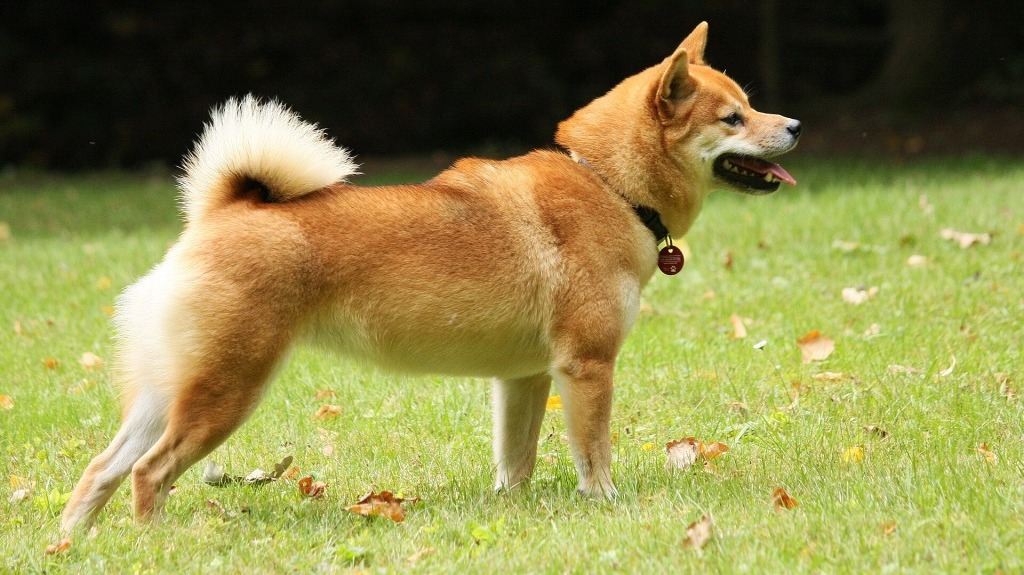
#> input picture images/dog_1.jpg, 1024 x 575 px, found by its file name
$ python ex2a.py
#> lines starting #> are read from the running program, lines starting #| are printed output that depends on the picture; after the words box and inside, x2 and y2 are one past the last pixel; in counts of white or black regions, pixels touching at a corner belong together
#!/usr/bin/env python3

# imports
import cv2
import numpy as np


# Main function
def main():
    print("SAVI exercise")

    # load image
    image = cv2.imread("C:/Users/carolina marques/Desktop/SAVI/MySavi/images/dog_1.jpg")
#> image is the input picture: shape (575, 1024, 3); mean B, G, R 75.6, 136.7, 141.4

    height, width, channels = image.shape
#> height = 575; width = 1024; channels = 3
    image = cv2.resize(image, (round(width/2), round(height/2)))
#> image: shape (288, 512, 3)

    cv2.imshow("Original", image)


    # --------------------------------
    # Segment green color to isolate the grass
    # --------------------------------

    # split BGR channels
    b, g, r = cv2.split(image)
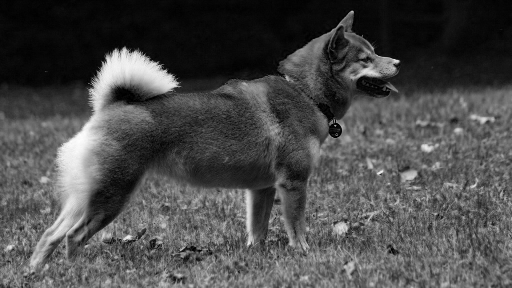
#> b: shape (288, 512); min 0, max 254, mean 75.4
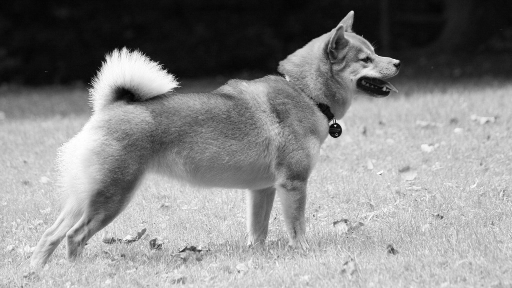
#> g: shape (288, 512); min 4, max 255, mean 136.6
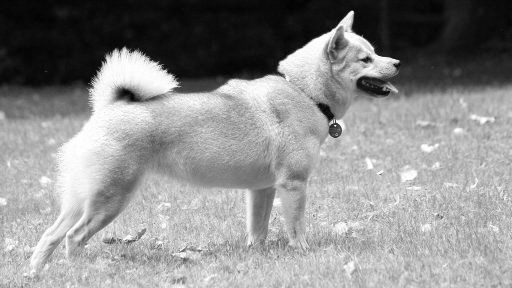
#> r: shape (288, 512); min 0, max 255, mean 141.3

    #cv2.imshow("Blue channel", b)
    #cv2.imshow("Green channel", g)
    #cv2.imshow("Red channel", r)

    #get mask by iposign limits on the channels
    mask_b = np.logical_and (b>0, b<100)
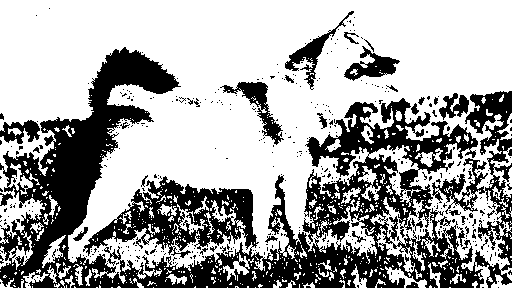
#> mask_b: shape (288, 512) bool; 65.2% white; 436 black regions (401 under 20 px), largest, box (x1, y1, x2, y2) and area: (0, 47, 512, 288) 45352, (220, 82, 284, 145) 998, (285, 11, 354, 90) 877

    print('mask_b dtype' + str(mask_b.dtype))
#| mask_b dtypebool
    image_to_show = mask_b.astype(np.uint8)*255
    #cv2.imshow('mask_b', image_to_show)

    #get mask by iposign limits on the channels
    mask_g = np.logical_and (g>130, g<255)
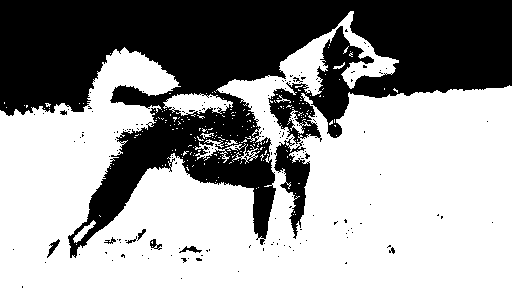
#> mask_g: shape (288, 512) bool; 59.9% white; 164 black regions (154 under 20 px), largest, box (x1, y1, x2, y2) and area: (0, 0, 512, 258) 56845, (274, 137, 310, 239) 1485, (47, 239, 60, 258) 82

    print('mask_g dtype' + str(mask_g.dtype))
#| mask_g dtypebool
    image_to_show = mask_g.astype(np.uint8)*255
    #cv2.imshow('mask_g', image_to_show)

    #get mask by iposign limits on the channels
    mask_r = np.logical_and (r>0, r<100)
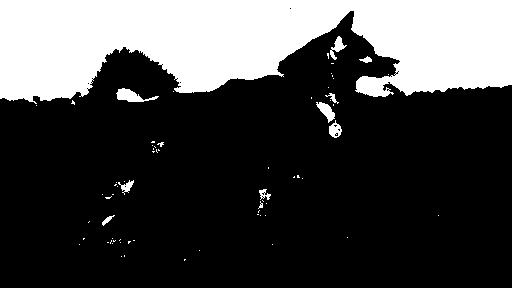
#> mask_r: shape (288, 512) bool; 27% white; 68 white regions (58 under 20 px), largest, box (x1, y1, x2, y2) and area: (0, 0, 512, 104) 38598, (116, 88, 159, 102) 286, (316, 102, 335, 123) 190

    print('mask_r dtype' + str(mask_r.dtype))
#| mask_r dtypebool
    image_to_show = mask_r.astype(np.uint8)*255
    #cv2.imshow('mask_r', image_to_show)

    mask= np.logical_and(mask_r, mask_b)
#> mask: shape (288, 512) bool; 27% white; 68 white regions (58 under 20 px), largest, box (x1, y1, x2, y2) and area: (0, 0, 512, 104) 38573, (116, 88, 159, 102) 258, (316, 102, 335, 123) 180
    mask= np.logical_and(mask, mask_g)
#> mask: shape (288, 512) bool; every value is 0
    cv2.imshow('mask', image_to_show)


    cv2.waitKey(0)


if __name__ == "__main__":
    main()

$ run again, with images/person_2.jpg copied over images/dog_1.jpg
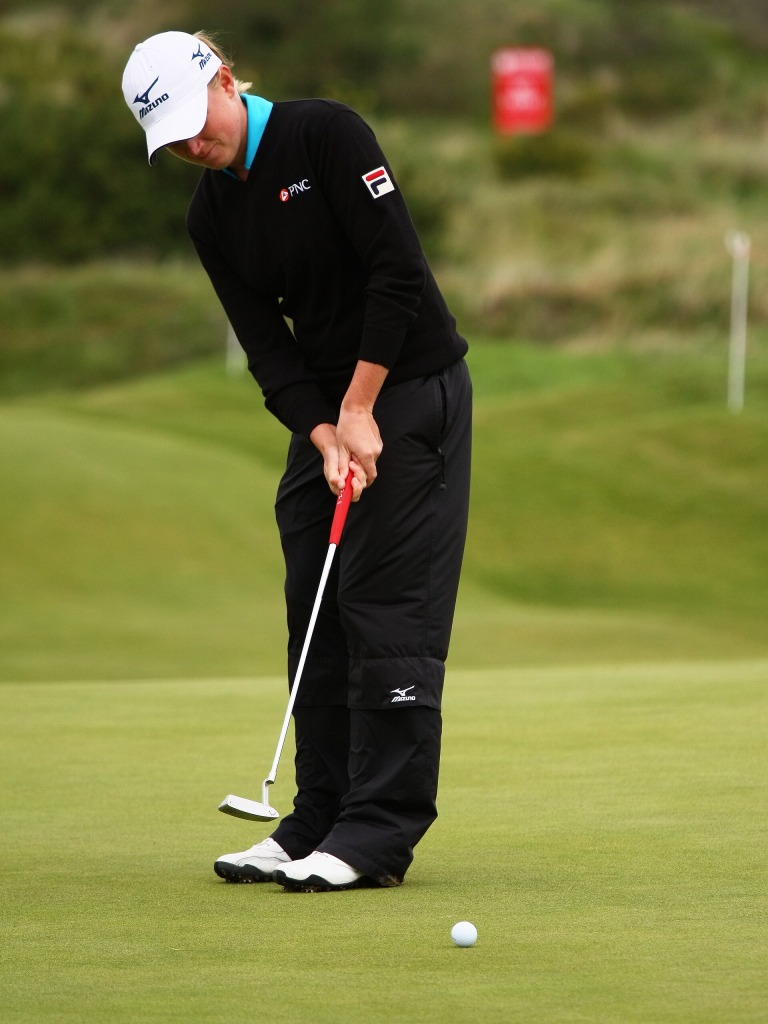
#> input picture images/person_2.jpg, 768 x 1024 px, found by its file name
#> in main, image is the input picture: shape (1024, 768, 3); mean B, G, R 60.6, 118.8, 117.8
#> image: shape (512, 384, 3)
#> in main, `mask_b = np.logical_and (b>0, b<100)`:
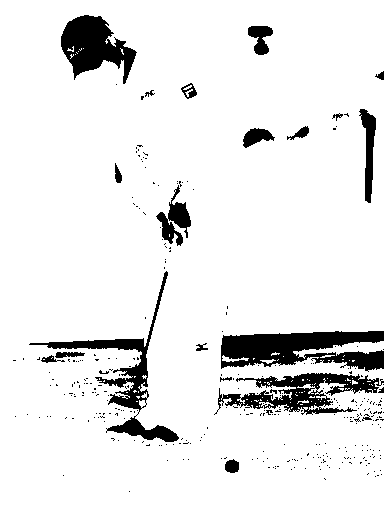
#> mask_b: shape (512, 384) bool; 91.3% white; 326 black regions (302 under 20 px), largest, box (x1, y1, x2, y2) and area: (221, 331, 384, 372) 4314, (29, 271, 179, 442) 3017, (214, 373, 384, 415) 2926
#| mask_b dtypebool
#> mask_g: shape (512, 384) bool; 54.6% white; 68 black regions (54 under 20 px), largest, box (x1, y1, x2, y2) and area: (0, 0, 384, 447) 81576, (250, 210, 384, 296) 4431, (240, 280, 358, 304) 1429
#| mask_g dtypebool
#> mask_r: shape (512, 384) bool; 32.6% white; 46 white regions (32 under 20 px), largest, box (x1, y1, x2, y2) and area: (0, 0, 260, 447) 51088, (246, 0, 384, 92) 6789, (0, 141, 113, 200) 4880
#| mask_r dtypebool
#> in main, `mask= np.logical_and(mask_r, mask_b)`:
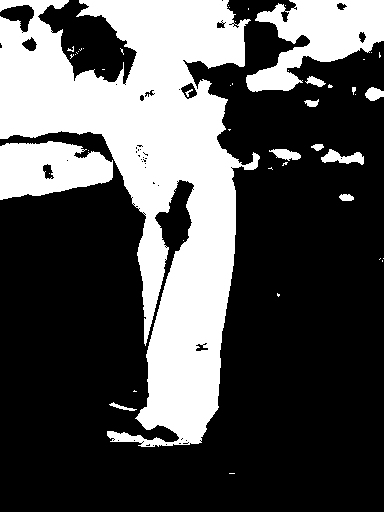
#> mask: shape (512, 384) bool; 32.4% white; 47 white regions (34 under 20 px), largest, box (x1, y1, x2, y2) and area: (0, 0, 260, 447) 50744, (246, 0, 384, 92) 6789, (0, 141, 113, 200) 4880
